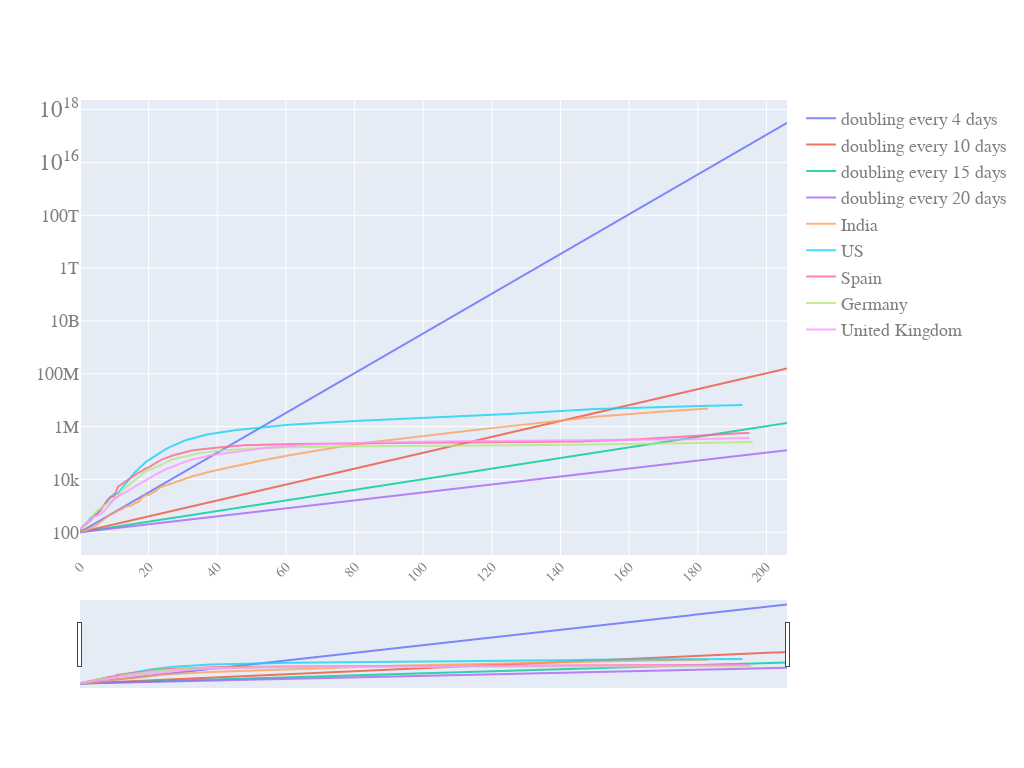

Notebook code cell kept with this figure:
### Code cell
quick_plot(pd_sync_timelines_w_slope.date,
           pd_sync_timelines_w_slope.iloc[:,0:9],
           y_scale='log',
           slider=True)

### Figure 1 — Plotly figure (JSON) as saved in the notebook; plotly's stock layout.template omitted (floating-point values rounded to 4 significant figures; data arrays with more than 128 entries replaced by an {"elided": "..."} marker saying what was removed)
{"data": [{"name": "doubling every 4 days", "opacity": 0.8, "type": "scatter", "x": {"elided": "207 int values"}, "y": {"elided": "207 float values"}}, {"name": "doubling every 10 days", "opacity": 0.8, "type": "scatter", "x": {"elided": "207 int values"}, "y": {"elided": "207 float values"}}, {"name": "doubling every 15 days", "opacity": 0.8, "type": "scatter", "x": {"elided": "207 int values"}, "y": {"elided": "207 float values"}}, {"name": "doubling every 20 days", "opacity": 0.8, "type": "scatter", "x": {"elided": "207 int values"}, "y": {"elided": "207 float values"}}, {"name": "India", "opacity": 0.8, "type": "scatter", "x": {"elided": "207 int values"}, "y": {"elided": "207 int values"}}, {"name": "US", "opacity": 0.8, "type": "scatter", "x": {"elided": "207 int values"}, "y": {"elided": "207 int values"}}, {"name": "Spain", "opacity": 0.8, "type": "scatter", "x": {"elided": "207 int values"}, "y": {"elided": "207 int values"}}, {"name": "Germany", "opacity": 0.8, "type": "scatter", "x": {"elided": "207 int values"}, "y": {"elided": "207 int values"}}, {"name": "United Kingdom", "opacity": 0.8, "type": "scatter", "x": {"elided": "207 int values"}, "y": {"elided": "207 int values"}}], "layout": {"autosize": true, "font": {"color": "#7f7f7f", "family": "PT Sans, monospace", "size": 18}, "height": 768, "width": 1024, "xaxis": {"nticks": 20, "rangeslider": {"visible": true}, "tickangle": -45, "tickfont": {"color": "#7f7f7f", "size": 14}}, "yaxis": {"type": "log"}}}
